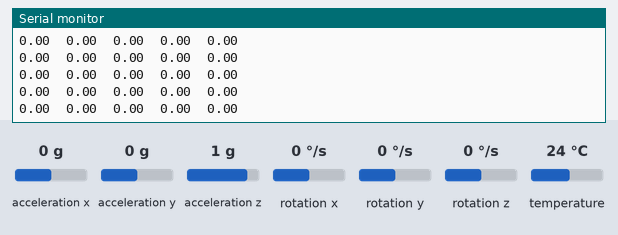
A sketch run on a simulated Arduino Uno, built with avr-gcc and run on an emulated ATmega328P. Parts: the last lines printed to the serial monitor. The test bench sets the inputs (shaded band); at power-on: acceleration x 0 g, acceleration y 0 g, acceleration z 1 g, rotation x 0 °/s, rotation y 0 °/s, rotation z 0 °/s, temperature 24 °C.

Above: at 1.3 s.
1.4 s: acceleration x set to -1.4 g
At 1.42 s:
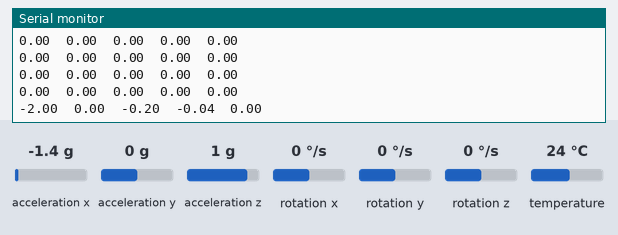
2.9 s: acceleration y set to -1.4 g
At 2.95 s:
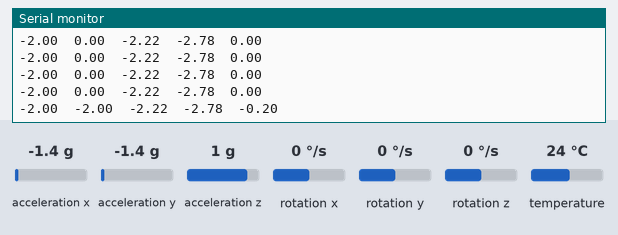
4.4 s: acceleration x set to 0 g
At 4.42 s:
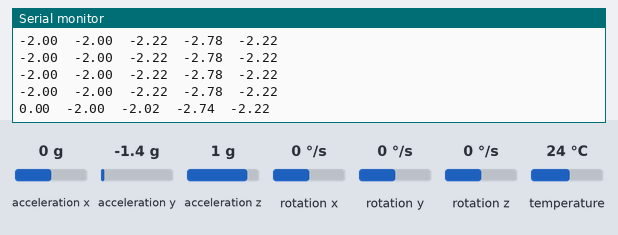
Timing chart, 0 to 7.4 s (numbered marks = the images above; inputs shaded):
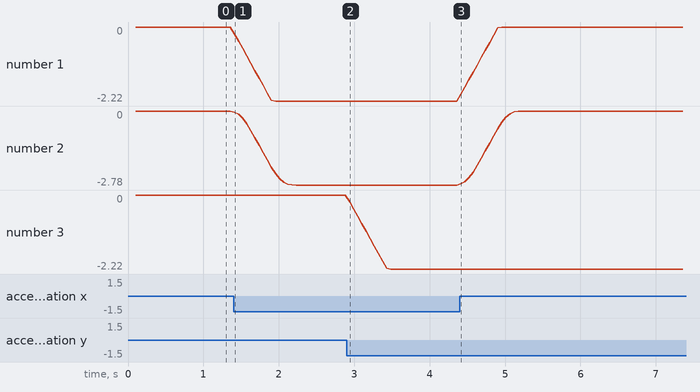

The sketch:

moving_average_filter.ino
```cpp
#include <Adafruit_MPU6050.h>
#include <Adafruit_Sensor.h>
#include <Wire.h>
#include <HardwareSerial.h>
#include <SoftwareSerial.h>

Adafruit_MPU6050 mpu;

void setup()
{
  Serial.begin(115200);

  // Try to initialize!
  if (!mpu.begin())
  {
    // Serial.println("Failed to find MPU6050 chip");
    while (1)
    {
      delay(10);
    }
  }

  // Serial.println("MPU6050 Found!");

  // set accelerometer range to +-8G
  mpu.setAccelerometerRange(MPU6050_RANGE_8_G);

  // set gyro range to +- 500 deg/s
  mpu.setGyroRange(MPU6050_RANGE_500_DEG);

  // set filter bandwidth to 21 Hz
  mpu.setFilterBandwidth(MPU6050_BAND_21_HZ);

  delay(100);
}

double a_avg_x = 0;
double a_treadmill_x[10] = {0};
double avg_treadmill_x[5] = {0};
double a_avg2_x = 0;

double a_avg_y = 0;
double a_treadmill_y[10] = {0};

void loop()
{
  /* Get new sensor events with the readings */
  sensors_event_t accel, gyro, temp;
  mpu.getEvent(&accel, &gyro, &temp);

  sensors_event_t a;

  // Set acceleration values
  float accel_x = accel.acceleration.v[0]; // has the x value
  float accel_y = accel.acceleration.v[1]; // has the y value

  // Setting bounds on X-acceleration

  if (accel_x > 2)
  {
    accel_x = 2;
  }

  if (accel_x < -2)
  {
    accel_x = -2;
  }

  // Setting bounds on Y-acceleration

  if (accel_y > 2)
  {
    accel_y = 2;
  }

  if (accel_y < -2)
  {
    accel_y = -2;
  }

  /* Print out the values */
  // Serial.print("Acceleration X: ");
  Serial.print(accel_x);
  Serial.print('\t');

  // Serial.print("Acceleration Y: ");
  Serial.print(accel_y);
  Serial.print('\t');

  // for loop in the x-axis, average of 10 accel-x values
  for (int i = 0; i < 9; i++)
  {
    a_treadmill_x[i] = a_treadmill_x[i + 1];
  }
  a_treadmill_x[9] = accel_x;

  for (int i = 0; i <= 9; i++)
  {
    a_avg_x += a_treadmill_x[i];
  }
  a_avg_x /= 10;

  // taking the average of 5 averaged accel-x (revise; does not work very well)

  for (int i = 0; i < 4; i++)
  {
    avg_treadmill_x[i] = avg_treadmill_x[i + 1];
  }
  avg_treadmill_x[4] = a_avg_x;

  for (int i = 0; i <= 4; i++)
  {
    a_avg2_x += avg_treadmill_x[i];
  }

  a_avg2_x /= 5;

  // for loop in the y-axis

  for (int i = 0; i < 9; i++)
  {
    a_treadmill_y[i] = a_treadmill_y[i + 1];
  }
  a_treadmill_y[9] = accel_y;

  for (int i = 0; i <= 9; i++)
  {
    a_avg_y += a_treadmill_y[i];
  }
  a_avg_y = a_avg_y / 10;

  // Serial.print("Moving average: ");
  Serial.print(a_avg_x);
  Serial.print('\t'); // needed for plotting multiple variables; must be placed after every variable

  // Serial.print("Average of the averages: ");
  Serial.print(a_avg2_x);
  Serial.print('\t'); // needed for plotting multiple variables; must be placed after every variable

  Serial.print(a_avg_y);
  Serial.print('\t');

  Serial.println("");
  delay(50);
}
```

Measured:
- after the input at 1.4 s, the serial monitor: prints a new line at once (image 1)
- after the input at 2.9 s, the serial monitor: prints a new line at once (image 2)
- after the input at 4.4 s, the serial monitor: prints a new line at once (image 3)
- plotted number 1: 0 → -2.22 after the input at 1.4 s
- plotted number 2: 0 → -2.78 after the input at 1.4 s
